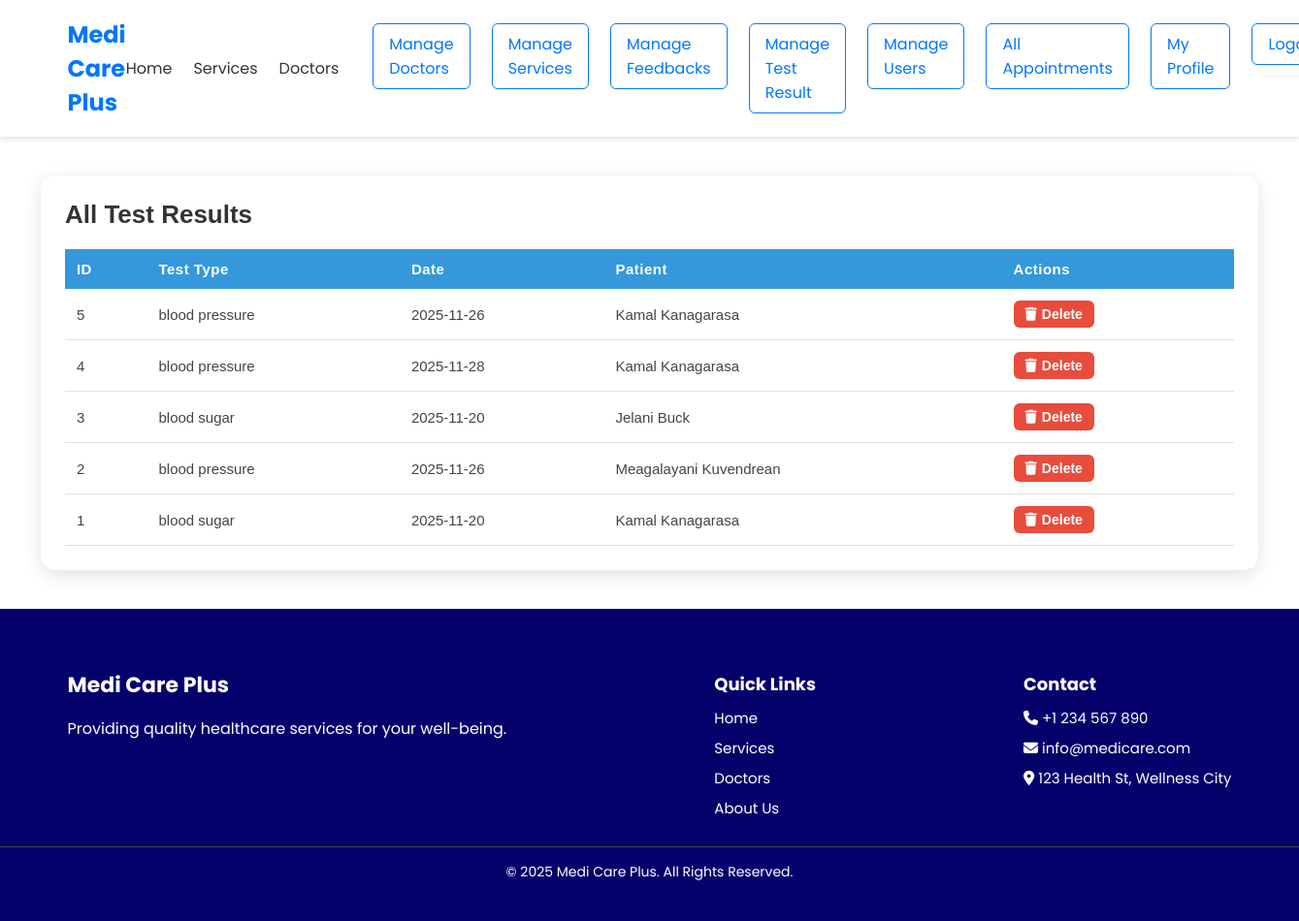
The page /Code/admin/test_result_view.php (signed in) on the database its author committed.
### tables this page shows
CREATE TABLE `test_results` (
  `test_id` int(11) NOT NULL,
  `test_type` varchar(150) DEFAULT NULL,
  `test_date` date DEFAULT NULL,
  `result_file` varchar(255) DEFAULT NULL,
  `patient_id` int(11) DEFAULT NULL
);

CREATE TABLE `patients` (
  `patient_id` int(11) NOT NULL,
  `user_id` int(11) NOT NULL,
  `name` varchar(150) DEFAULT NULL,
  `date_of_birth` date DEFAULT NULL,
  `gender` enum('male','female','other') DEFAULT NULL,
  `nic` varchar(20) DEFAULT NULL,
  `blood_group` varchar(5) DEFAULT NULL,
  `address` varchar(255) DEFAULT NULL,
  `mobile` varchar(20) DEFAULT NULL,
  `profile_photo` varchar(255) DEFAULT NULL
);

### Code/admin/test_result_view.php (the view, shortened to what this page needs)
<?php
include('../inc/header.php');
include('../inc/connection.php');
$user_role = $_SESSION['user_role'];
$sql = "SELECT
            t.test_id,
            t.test_type,
            t.test_date,
            t.result_file,
            p.name AS patient_name
        FROM test_results t
        JOIN patients p ON t.patient_id = p.patient_id";
$sql .= " ORDER BY t.test_id DESC";
$result = mysqli_query($conn, $sql);
?>
<div class="table-container">
    <div class="header-row">
        <h2>
            <?= ($user_role == 'admin') ? "All Test Results" : "My Test Results"; ?>
        </h2>
    </div>
    <table class="custom-table">
        <tr>
            <th>ID</th>
            <th>Test Type</th>
            <th>Date</th>
            <th>Patient</th>
            <th>Actions</th>
        </tr>
        <?php
        if (mysqli_num_rows($result) > 0) {
            while ($row = mysqli_fetch_assoc($result)) {
                ?>
                <tr>
                    <td><?= $row['test_id']; ?></td>
                    <td><?= $row['test_type']; ?></td>
                    <td><?= $row['test_date']; ?></td>
                    <td><?= $row['patient_name']; ?></td>
                    <td>
                        <?php if ($user_role == 'admin') { ?>
                            <a class="action-btn delete-btn" href="test_result_index.php?delete=<?= $row['test_id']; ?>"
                                onclick="return confirm('Are you sure you want to delete this result?');">
                                <i class="fa fa-trash"></i> Delete
                            </a>
                        <?php } else { ?>
                            —
                        <?php } ?>
                    </td>
                </tr>
                <?php
            }
        } else {
            ?>
            <tr>
                <td colspan="10" style="text-align:center;">No test results found</td>
            </tr>
        <?php } ?>
    </table>
</div>
<?php include('../inc/footer.php'); ?>

### Code/css/style.css (style rules this page uses)
body { margin: 0; font-family: 'Poppins', sans-serif; background: #ffffff; width: auto; }
.table-container { width: 90%; max-width: 1100px auto; margin: 40px auto; background: #ffffff; padding: 25px; border-radius: 15px; box-shadow: 0 5px 20px rgba(0, 0, 0, 0.12); font-family: Arial, sans-serif; }
.header-row { display: flex; justify-content: space-between; align-items: center; margin-bottom: 20px; }
.table-container h2 { margin: 0; font-size: 26px; color: #333; font-weight: 600; }
.custom-table { width: 100%; border-collapse: collapse; font-size: 15px; }
.custom-table th { background: #3498db; color: #fff; padding: 12px; text-align: left; font-weight: bold; letter-spacing: 0.5px; }
.custom-table td { padding: 12px; border-bottom: 1px solid #e0e0e0; color: #444; }
.action-btn { padding: 6px 12px; text-decoration: none; border-radius: 6px; margin-right: 6px; font-size: 14px; font-weight: bold; display: inline-flex; align-items: center; gap: 5px; transition: background 0.2s ease; }
.action-btn i { font-size: 14px; }
.delete-btn { background: #e74c3c; color: #fff; }

### rows shown on the page
test_results: test_id "5", test_type "blood pressure", test_date "2025-11-26", patient.name "Kamal Kanagarasa"
test_results: test_id "4", test_type "blood pressure", test_date "2025-11-28", patient.name "Kamal Kanagarasa"
test_results: test_id "3", test_type "blood sugar", test_date "2025-11-20", patient.name "Jelani Buck"
test_results: test_id "2", test_type "blood pressure", test_date "2025-11-26", patient.name "Meagalayani Kuvendrean"
test_results: test_id "1", test_type "blood sugar", test_date "2025-11-20", patient.name "Kamal Kanagarasa"
